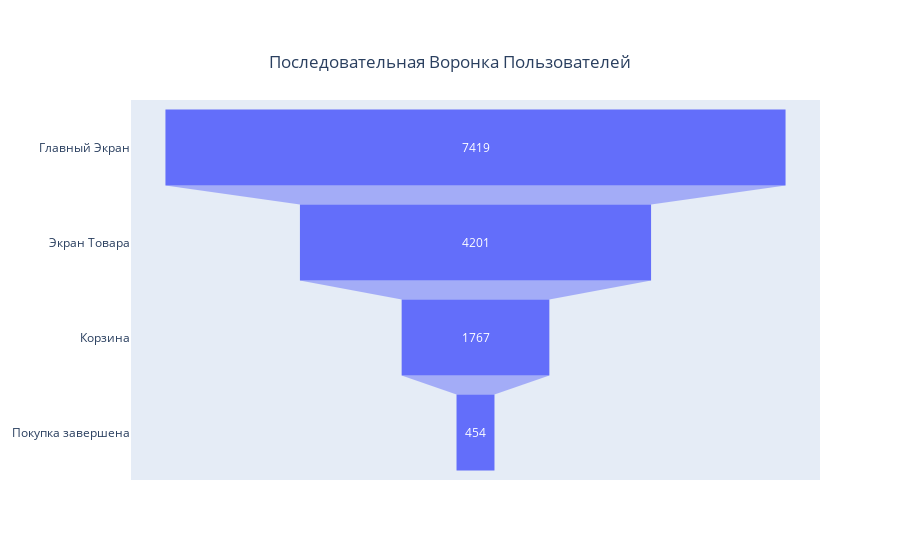

Here is the notebook cell this chart was saved with:
### Code cell
#построю воронку

fig = go.Figure(go.Funnel(
    y = ["Главный Экран", "Экран Товара", "Корзина", "Покупка завершена"],
    x = [main_users, offer_users, cart_users, purchase_users]))
fig.update_layout(
    title={
        'text': "Последовательная Воронка Пользователей",
        'y':0.9,
        'x':0.5,
        'xanchor': 'center',
        'yanchor': 'top'})

fig.show()

### Figure 1 — Plotly figure (JSON) as saved in the notebook; plotly's stock layout.template omitted (floating-point values rounded to 4 significant figures)
{"data": [{"type": "funnel", "x": [7419, 4201, 1767, 454], "y": ["Главный Экран", "Экран Товара", "Корзина", "Покупка завершена"]}], "layout": {"title": {"text": "Последовательная Воронка Пользователей", "x": 0.5, "xanchor": "center", "y": 0.9, "yanchor": "top"}}}
